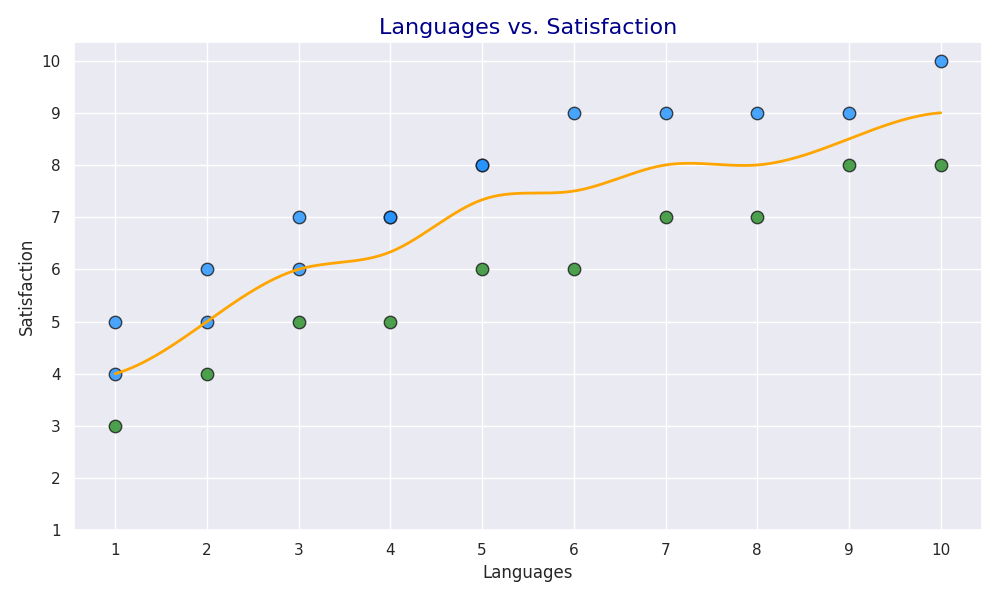

Reproduce this figure in Python.
import numpy as np
import matplotlib.pyplot as plt
from scipy.interpolate import make_interp_spline

# Original data
languages_spoken = np.array([1, 1, 2, 2, 3, 3, 4, 4, 5, 5, 6, 7, 8, 9, 10])
satisfaction_level = np.array([4, 5, 5, 6, 6, 7, 7, 7, 8, 8, 9, 9, 9, 9, 10])

# New made-up data series
languages_spoken_new = np.array([1, 2, 3, 4, 5, 6, 7, 8, 9, 10])
satisfaction_level_new = np.array([3, 4, 5, 5, 6, 6, 7, 7, 8, 8])

# Combine original and new data
total_languages = np.concatenate([languages_spoken, languages_spoken_new])
total_satisfaction = np.concatenate([satisfaction_level, satisfaction_level_new])

# Calculate average satisfaction for the combined unique languages
unique_languages, indices = np.unique(total_languages, return_inverse=True)
avg_satisfaction = np.zeros_like(unique_languages, dtype=float)
for i in range(len(unique_languages)):
    avg_satisfaction[i] = total_satisfaction[indices == i].mean()

x_new = np.linspace(unique_languages.min(), unique_languages.max(), 300)
spline = make_interp_spline(unique_languages, avg_satisfaction, k=3)
y_smooth = spline(x_new)

plt.figure(figsize=(10, 6))
plt.scatter(languages_spoken, satisfaction_level, color='dodgerblue', s=80, alpha=0.8, edgecolor='k')
plt.scatter(languages_spoken_new, satisfaction_level_new, color='forestgreen', s=80, alpha=0.8, edgecolor='k')
plt.plot(x_new, y_smooth, color='orange', linewidth=2)

plt.title('Languages vs. Satisfaction', fontsize=16, color='darkblue')
plt.xlabel('Languages', fontsize=12)
plt.ylabel('Satisfaction', fontsize=12)
plt.xticks(np.arange(1, 11, 1))
plt.yticks(np.arange(1, 11, 1))

plt.tight_layout()
plt.show()
